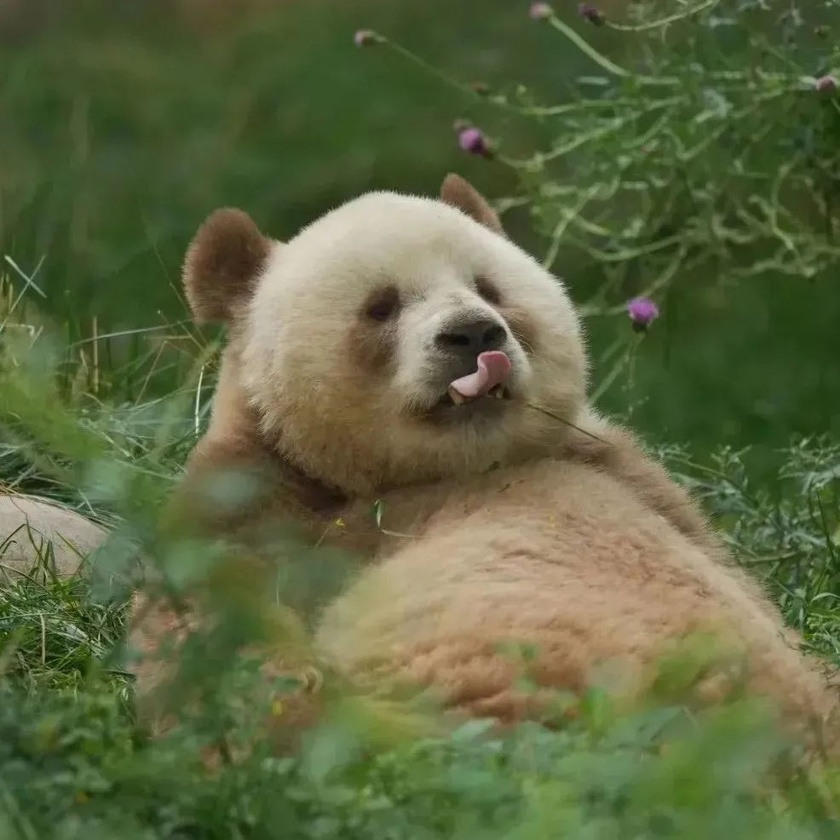
#> input picture mine/R.jpg, 840 x 840 px, shrunk from 986 x 986 before the run
$ python main.py
#> lines starting #> are read from the running program, lines starting #| are printed output that depends on the picture
### mine/DCT.py
''' 对图像做DCT变换,得到DCT系数 '''
import cv2
import numpy as np

class DCT():
    # 分块图 DCT 变换
    def block_img_dct(img_f32):
        height, width = img_f32.shape[:2]
        # 将高度和宽度除以8来确定垂直和水平方向上的块数
        block_y = height // 8
        block_x = width // 8
        # 确保图像可以被块均匀地分割
        height_ = block_y * 8
        width_ = block_x * 8
        img_f32_cut = img_f32[:height_, :width_]
        img_dct = np.zeros((height_, width_), dtype=np.float32)     # 存储DCT系数


        # 从img_f32_cut中提取一个大小为8x8的块，并使用cv2.dct()应用DCT变换
        for h in range(block_y):
            for w in range(block_x):
                # 对图像块进行dct变换
                img_block = img_f32_cut[8*h: 8*(h+1), 8*w: 8*(w+1)]
                img_dct[8*h: 8*(h+1), 8*w: 8*(w+1)] = cv2.dct(img_block)
        return img_dct

    def block_img_idct(img_dct):
        new_img = img_dct.copy()        # 存储重建的图像
        height, width = img_dct.shape[:2]
        # 将高度和宽度除以8来确定垂直和水平方向上的块数
        block_y = height // 8
        block_x = width // 8
        for h in range(block_y):
            for w in range(block_x):
                # 进行 idct 反变换
                dct_block = img_dct[8*h: 8*(h+1), 8*w: 8*(w+1)]
                img_block = cv2.idct(dct_block)
                new_img[8*h: 8*(h+1), 8*w: 8*(w+1)] = img_block
        return new_img


### mine/quant_gray.py
import numpy as np
import cv2
def quant(dct_img):
    quantization_matrix = np.array([
        [16, 11, 10, 16, 24, 40, 51, 61],
        [12, 12, 14, 19, 26, 58, 60, 55],
        [14, 13, 16, 24, 40, 57, 69, 56],
        [14, 17, 22, 29, 51, 87, 80, 62],
        [18, 22, 37, 56, 68, 109, 103, 77],
        [24, 35, 55, 64, 81, 104, 113, 92],
        [49, 64, 78, 87, 103, 121, 120, 101],
        [72, 92, 95, 98, 112, 100, 103, 99]
    ])

    height, width = dct_img.shape[:2]
    # 将高度和宽度除以8来确定垂直和水平方向上的块数
    block_y = height // 8
    block_x = width // 8
    # 确保图像可以被块均匀地分割
    height_ = block_y * 8
    width_ = block_x * 8
    img_f32_cut = dct_img[:height_ , :width_]
    img_quant = np.zeros((height_, width_), dtype=np.float32)
    # 从img_f32_cut中提取一个大小为8x8的块，并使用cv2.dct()应用DCT变换
    for h in range(block_y):
        for w in range(block_x):
            # 对图像块进行dct变换
            img_block = img_f32_cut[8*h: 8*(h+1), 8*w: 8*(w+1)]
            img_quant[8*h: 8*(h+1), 8*w : 8*(w+1) ] = img_block / quantization_matrix
    return img_quant   # 存储DCT系数

def dequant(hidden_img):
    quantization_matrix = np.array([
        [16, 11, 10, 16, 24, 40, 51, 61],
        [12, 12, 14, 19, 26, 58, 60, 55],
        [14, 13, 16, 24, 40, 57, 69, 56],
        [14, 17, 22, 29, 51, 87, 80, 62],
        [18, 22, 37, 56, 68, 109, 103, 77],
        [24, 35, 55, 64, 81, 104, 113, 92],
        [49, 64, 78, 87, 103, 121, 120, 101],
        [72, 92, 95, 98, 112, 100, 103, 99]
    ])

    height, width = hidden_img.shape[:2]
    # 将高度和宽度除以8来确定垂直和水平方向上的块数
    block_y = height // 8
    block_x = width // 8
    # 确保图像可以被块均匀地分割
    height_ = block_y * 8
    width_ = block_x * 8
    img_f32_cut = hidden_img[:height_ , :width_]
    img_quant = np.zeros((height_, width_), dtype=np.float32)
    # 从img_f32_cut中提取一个大小为8x8的块，并使用cv2.dct()应用DCT变换
    for h in range(block_y):
        for w in range(block_x):
            # 对图像块进行dct变换
            img_block = img_f32_cut[8*h: 8*(h+1), 8*w: 8*(w+1)]
            img_quant[8*h : 8*(h+1) , 8*w : 8*(w+1)] = img_block * quantization_matrix
    return img_quant   # 存储DCT系数

### mine/text.py
class text():
    def change(path):
        binary_sequence = []

        with open(path, "r") as file:
            content = file.read()
            for char in content:
                binary = bin(ord(char))[2:].zfill(8)  # 将字符转换为8位的二进制序列
                binary_sequence.append(binary)

        # print(binary_sequence)
        return binary_sequence

    def change_back(binary_string,length):
        text = ""
        start_index = 16
        hidden_message = binary_string[start_index:start_index+length]
        message = "".join(hidden_message)
        return message
        # # for binary in hidden_message:
        # #     decimal = int(binary, 2)
        # #     char = chr(decimal)
        # #     text += char
        # # 将二进制串按照八位一组分割
        # binary_list = [message[i:i+8] for i in range(0, len(message), 8)]


        # # 假设有一个名为output_file的文件对象，用于写入识别结果
        # output_file = open("reader.txt", "w")

        # # 将识别的字符串写入文件
        # output_file.write(chinese_text)

        # # 关闭文件
        # output_file.close()

### mine/f3.py
import numpy as np


class f3():
    def f3(image,binary_message):
        exitloop = False
        width,height= image.shape[:2]

        index = 0
        length = len(binary_message)
        for j in range(width // 8):
            for i in range(height // 8):

                for v in range(8):
                    for u in range (8):
                        a = image[i * 8 + u][j * 8 + v]
                        # 所有的字符已经全部嵌入
                        if index >= length:
                            exitloop = True
                            break

                        # 在像素矩阵中遇到0，跳过
                        if a == 0 :
                            continue  # original value is 0
                        # 在像素矩阵中遇到的不是0也不是正负1
                        elif abs(a) > 1:
                            # 如果最低位不同，绝对值减一
                            if abs(a) % 2 != int(binary_message[index]):
                                if image[i * 8 + u][j * 8 + v] < 0:
                                    image[i * 8 + u][j * 8 + v] += 1
                                    index += 1      # 右挪
                                else:
                                    image[i * 8 + u][j * 8 + v] -= 1
                                    index += 1      # 右挪
                            # 如果最低位相同，不变
                            else :
                                image[i * 8 + u][j * 8 + v] = image[i * 8 + u][j * 8 + v]
                                index += 1      # 右挪
                        # 在像素矩阵中遇到正负1
                        elif abs(a) == 1:  # original value is +/-1
                            # 如果要隐写的信息是0，则正负1置为0，跳过这一个像素
                            if binary_message[index] == '0':
                                image[i * 8 + u][j * 8 + v] = 0
                            # 如果要隐写的信息是1，则正负1不变
                            else:
                                image[i * 8 + u][j * 8 + v] = image[i * 8 + u][j * 8 + v]
                                index += 1      # 右挪
                    if exitloop:
                        break
                if exitloop:
                    break
            if exitloop:
                break
        return image

    def def3(image):
        index = 0
        width,height= image.shape[:2]
        message = []
        for j in range(width // 8):
            for i in range(height // 8):
                for v in range(8):
                    for u in range (8):
                        a = image[i * 8 + u][j * 8 + v]
                        # 是0，跳过，不是0则取最低位
                        if image[i * 8 + u][j * 8 + v] != 0:
                            message.append(str(abs(image[i * 8 + u][j * 8 + v]) % 2))
                            index += 1
                        # [8 lines of commented-out code are left out]

        return message

### mine/main.py
import cv2
import numpy as np
from DCT import DCT
from quant_gray import quant,dequant
from text import text
from f3 import f3

# 读入图像
img_path = 'R.jpg'
img = cv2.imread(img_path)
#> img is the input picture: shape (840, 840, 3); mean B, G, R 64.8, 102.5, 93.6
if img is None:
    raise Exception("Image is not found")

# 读入隐藏信息的文件
text_path = '1.txt'

# 将彩色图像转换为灰度图像
gray_image = cv2.cvtColor(img, cv2.COLOR_BGR2GRAY)
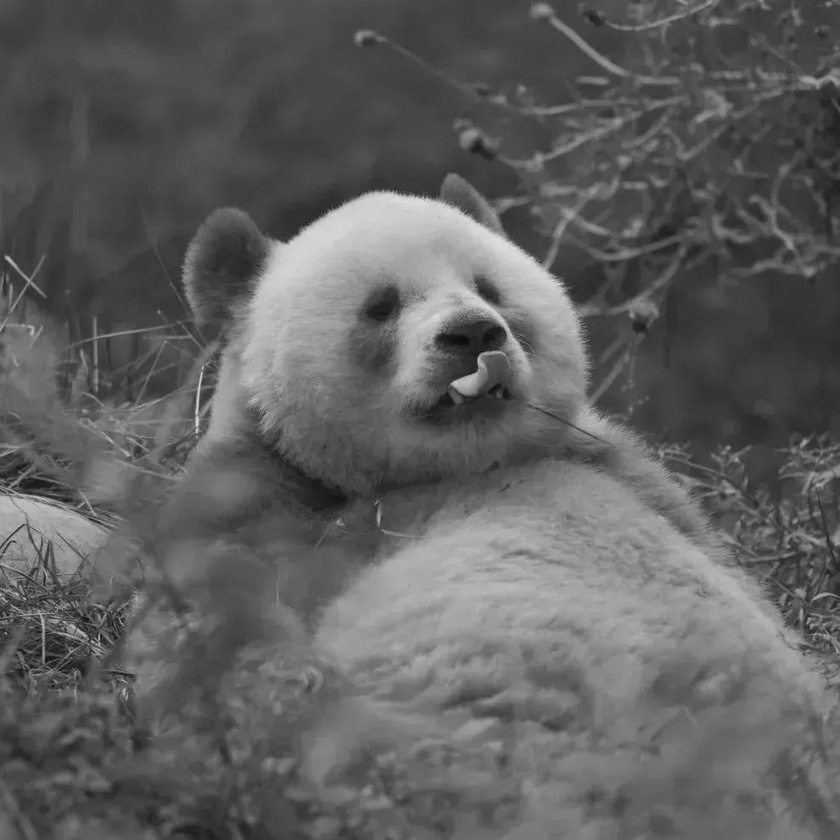
#> gray_image: shape (840, 840); min 10, max 226, mean 95.5

yuv_image = gray_image.astype(np.float32)

height, width = yuv_image.shape[:2]
#> height = 840; width = 840
# 将高度和宽度除以8来确定垂直和水平方向上的块数
block_y = height // 8
#> block_y = 105
block_x = width // 8
#> block_x = 105
# 确保图像可以被块均匀地分割
new_height = block_y * 8
#> new_height = 840
new_width = block_x * 8
#> new_width = 840
new_img = np.zeros((new_height, new_width), dtype=yuv_image.dtype)
new_img = yuv_image[:new_height, :new_width]

# DCT变换
dct_img = DCT.block_img_dct(new_img)
#> after the loop in block_img_dct, `for h in range(block_y):`:
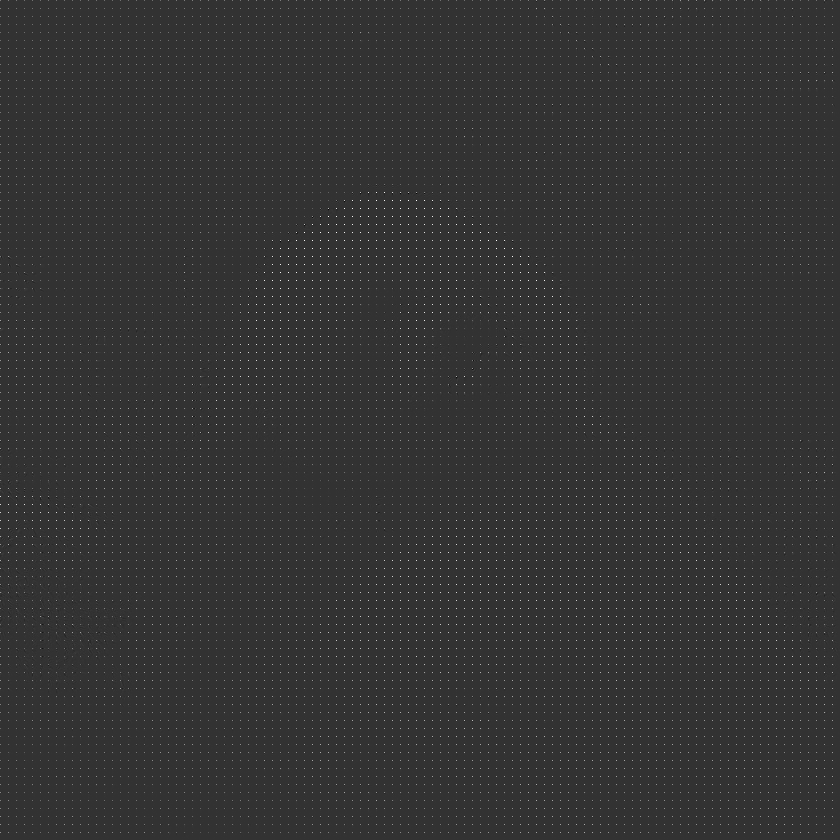
#> img_dct: shape (840, 840) float32; min -436.8, max 1749.5, mean 11.9; drawn with min black and max white
# cv2.imwrite("dct.jpg", dct_img)

# 量化
processed_image = quant(dct_img)
# cv2.imwrite("quant.jpg", processed_image)
# print(processed_image)

# 在文件的头16bit加入长度信息
message = text.change(text_path)
#> (reads mine/1.txt from the repository)
binary_string = "".join(message)
length = len(binary_string)
length_string = bin(length)[2:]  # 使用 bin() 函数将整数转换为二进制字符串，并去掉前缀 '0b'
if len(length_string) < 16:
    length_string = "0" * (16 - len(length_string)) + length_string
result_string = length_string + binary_string

# binary_string = text.change_back(message)
# print('原来',binary_string)

# 完成隐写
processed_image = processed_image.astype(np.int8)
hidden_image = f3.f3(binary_message = result_string,image = processed_image)
#> after the loop in f3, `for j in range(width // 8):`: index = 91
# [7 lines of commented-out code are left out]
cv2.imwrite("juzhen.bmp", hidden_image)
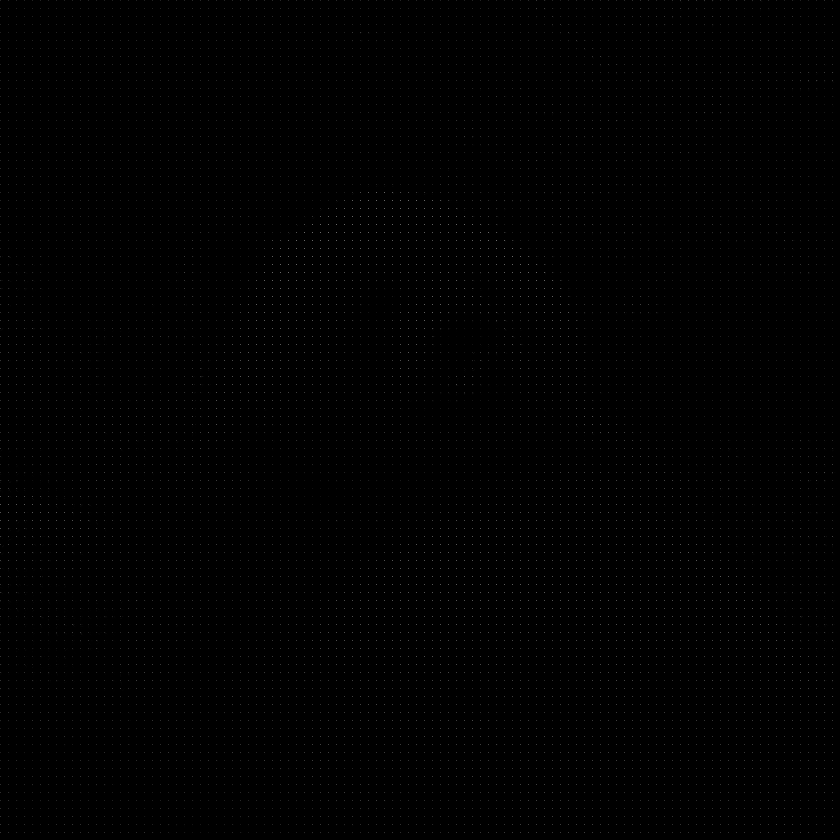
#> saved as juzhen.bmp: shape (840, 840); min 0, max 109, mean 0.8


def show(jpeg):
    dequan_img = dequant(jpeg)
    dedct_img = DCT.block_img_idct(dequan_img)
    # cv2.imshow('Image', dedct_img)
    cv2.imwrite("jiami.jpg", dedct_img)

show(hidden_image)

secret = f3.def3(hidden_image)
#> after the loop in def3, `for j in range(width // 8):`: index = 36844; message = 36844 items
#> secret = 36844 items
# 分割字符串并提取前16位信息
first_16 = secret[:16]
#> first_16 = ['0', '0', '0', '0', '0', '0', '0', '0', '0', '1', '0', '0', '1', '0', '1', '1']
first_16 = "".join(first_16)
# dct_img = DCT.block_img_dct(new_img)
# processed_image = quant(dct_img)
# processed_image = processed_image.astype(np.int8)
length = int(first_16, 2)
#> length = 75

secret = text.change_back(secret,length)
#> in change_back, `hidden_message = binary_string[start_index:start_index+length]`: hidden_message = 75 items, first 6: '1', '1', '0', '0', '0', '1'

def compare_strings(str1, str2):
    if str1 == str2:
        print("字符串相等")
    else:
        print("字符串不相等")

text_path = '1.txt'
message = text.change(text_path)
binary_string = "".join(message)
compare_strings(binary_string,secret)
